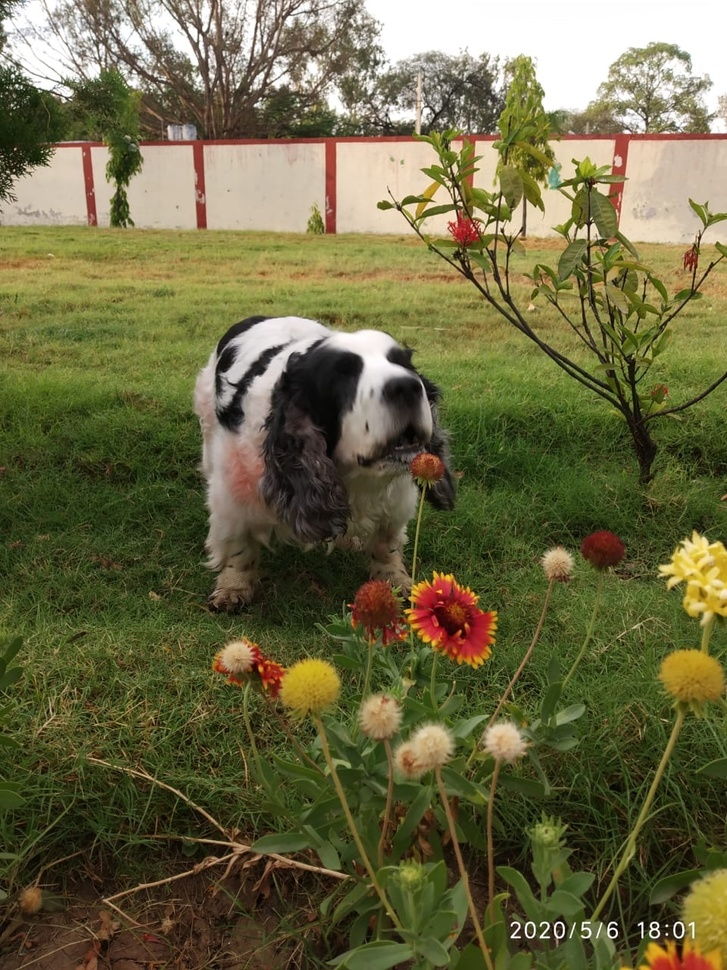
%> input picture Assignment_6/question1/Original.jpg, 727 x 970 px, shrunk from 960 x 1280 before the run
$ octave kernel.m   (GNU Octave 9; MATLAB toolbox functions it lacks are replaced by stand-ins)
%> lines starting %> are read from the running program, lines starting %| are printed output that depends on the picture
img = imread("Original.jpg");
%> img is the input picture: size 970x727x3 uint8; mean R, G, B 107.2, 103.7, 67.7
imshow(img)

alpha = 1.5;
beta = 0.2*255;
gamma = 1.2;

bright = min(img+beta,255);
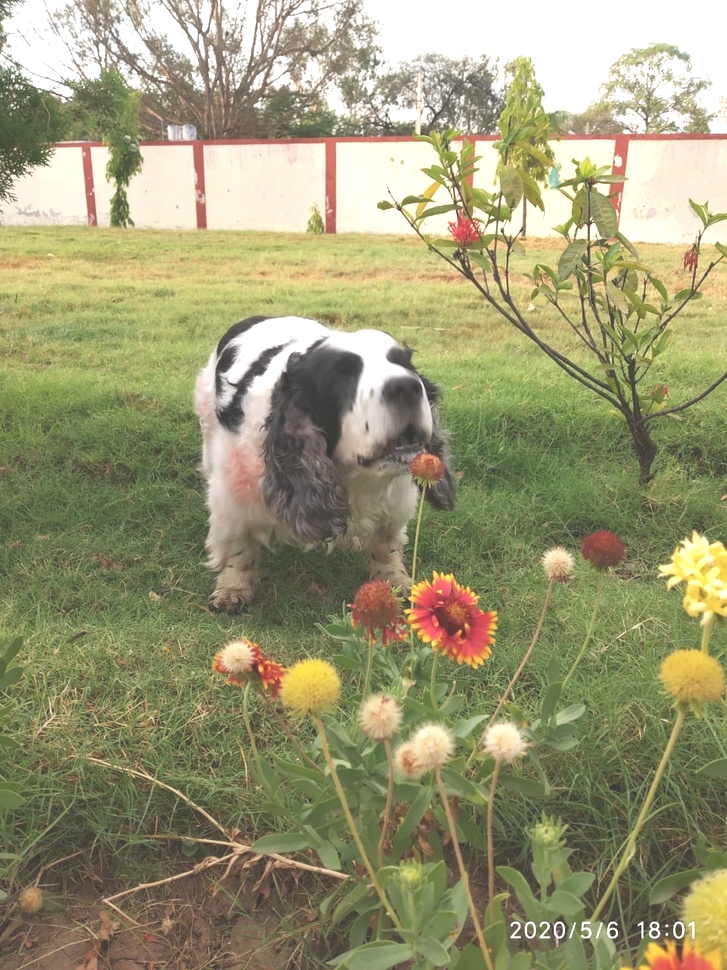
%> bright: size 970x727x3 uint8; mean R, G, B 154.5, 151.8, 116.2
contrast = min(img*alpha,255);
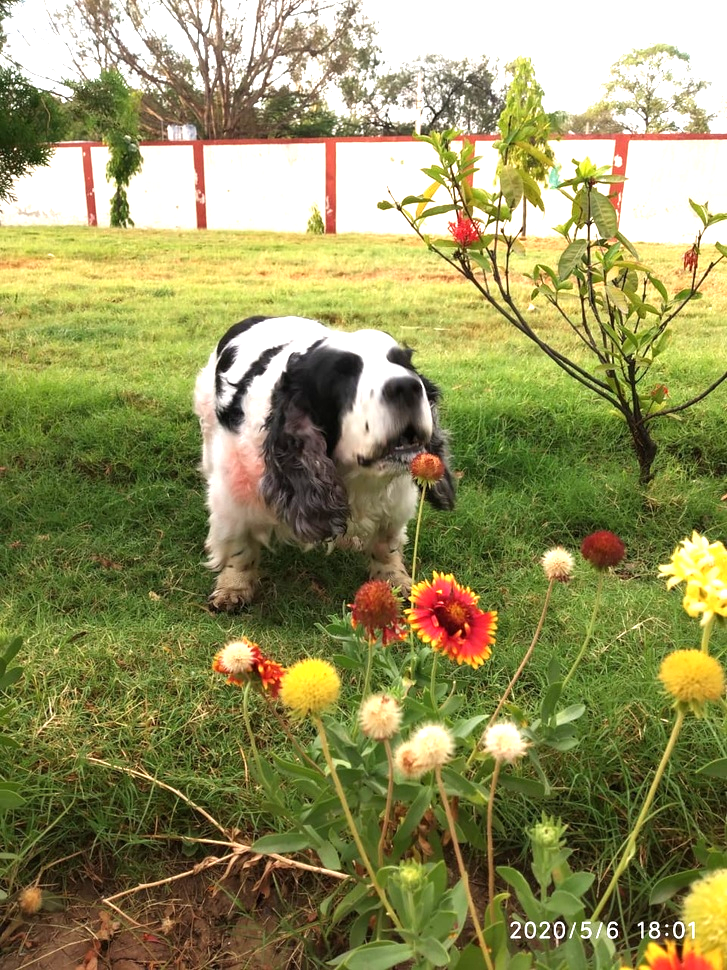
%> contrast: size 970x727x3 uint8; mean R, G, B 147.2, 145, 93.7
correct = min((img/255).^gamma * 255, 255);
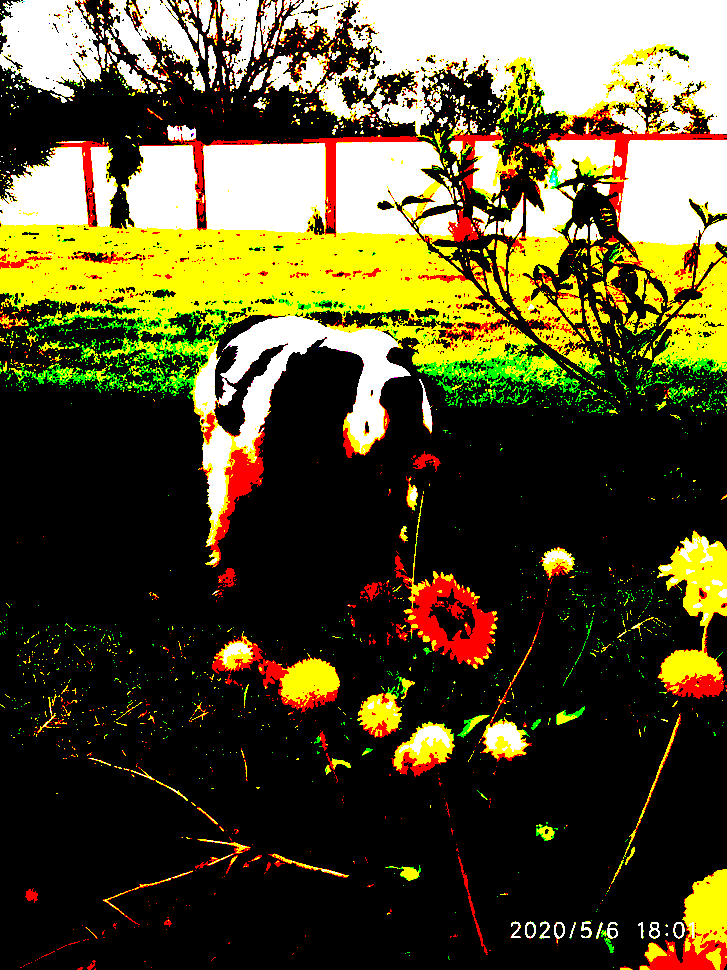
%> correct: size 970x727x3 uint8; mean R, G, B 84.2, 77.8, 42.8
invert = 255-img;
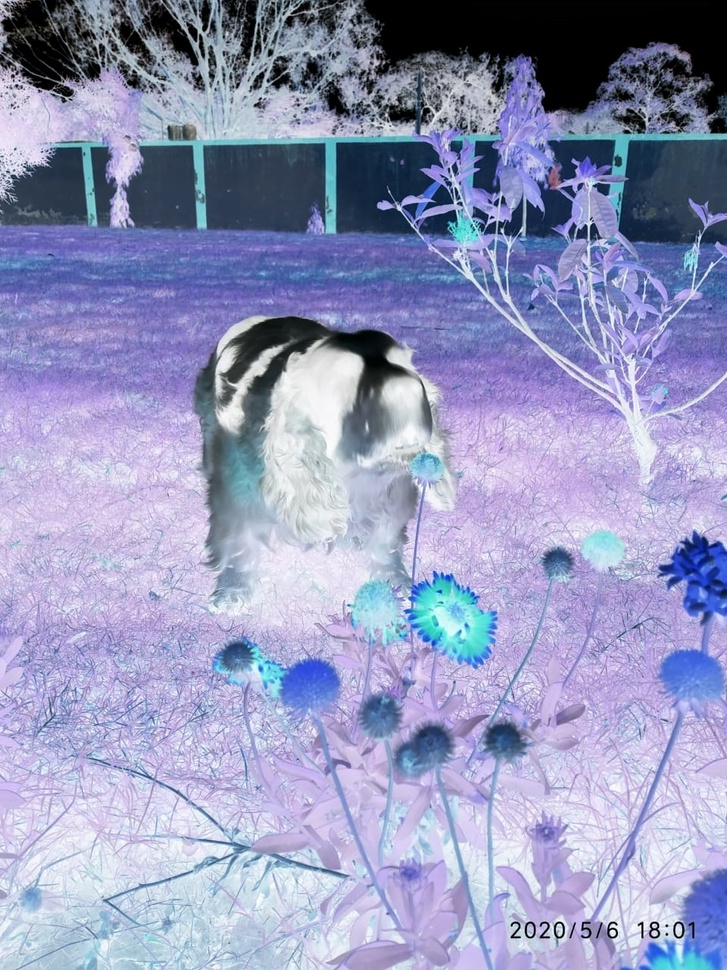
%> invert: size 970x727x3 uint8; mean R, G, B 147.8, 151.3, 187.3

imwrite(bright, "Brightened.jpg");
imwrite(contrast, "Contrast.jpg");
imwrite(correct, "Corrected.jpg");
imwrite(invert, "Inverted.jpg");

mod = 255-min( ((alpha*img+beta)/255).^gamma * 255, 255);
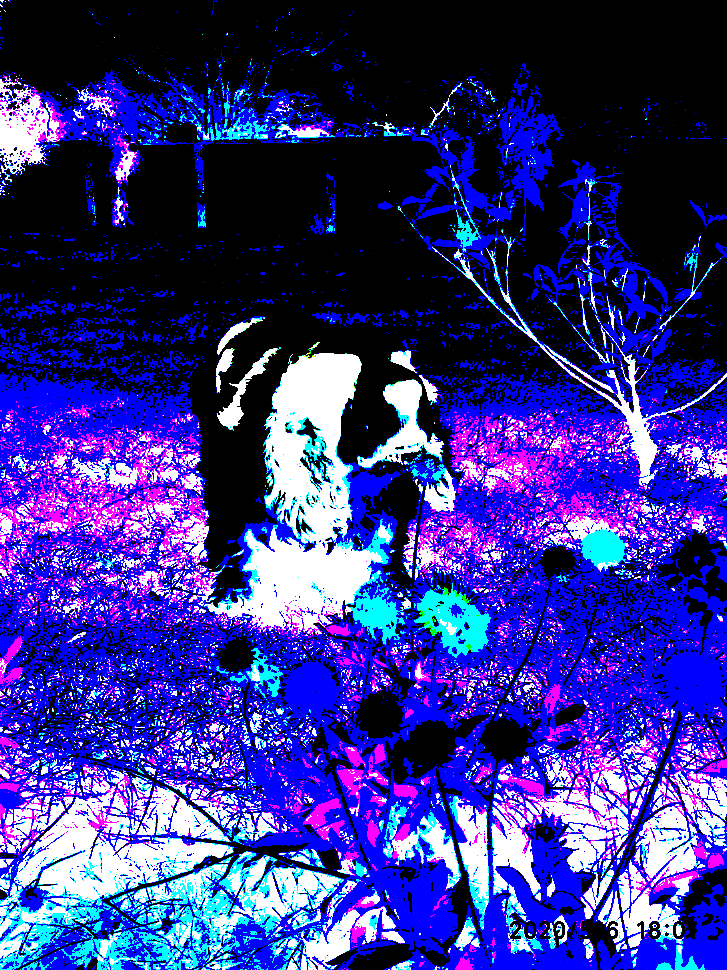
%> mod: size 970x727x3 uint8; mean R, G, B 53.7, 49.4, 144
imwrite(mod, "Altered.jpg");

detect = [-1,-1,-1;-1,8,-1;-1,-1,-1];

edge = mod;
edge(:,:,1) = conv2(img(:,:,1), detect, "same");
edge(:,:,2) = conv2(img(:,:,2), detect, "same");
edge(:,:,3) = conv2(img(:,:,3), detect, "same");
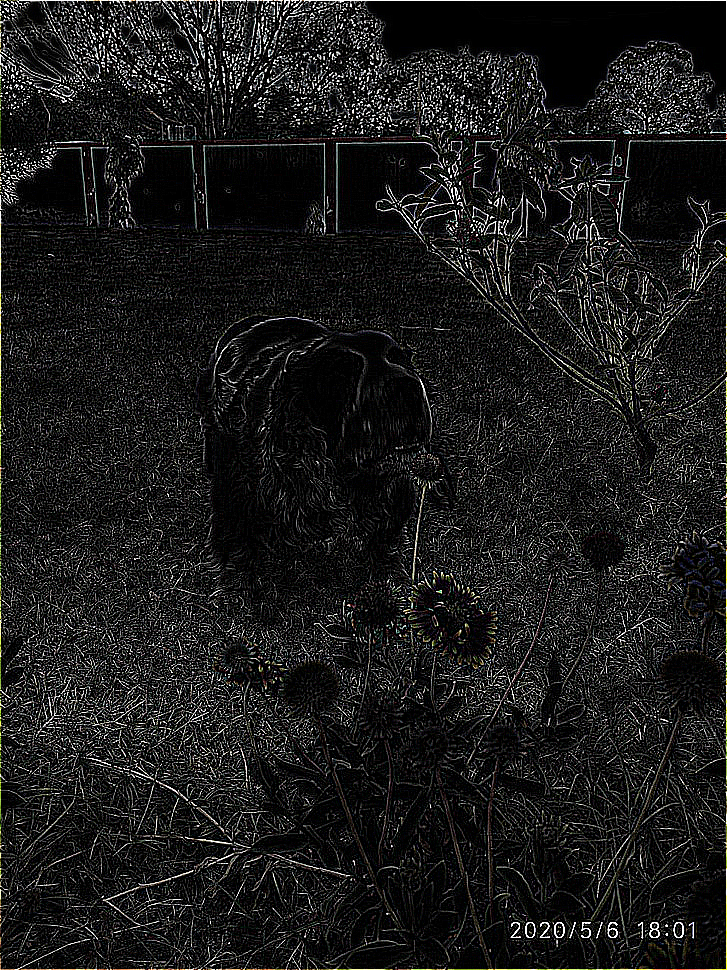
%> edge: size 970x727x3 uint8; mean R, G, B 27.8, 27.7, 27.2
imwrite(edge, "Detected.jpg");
